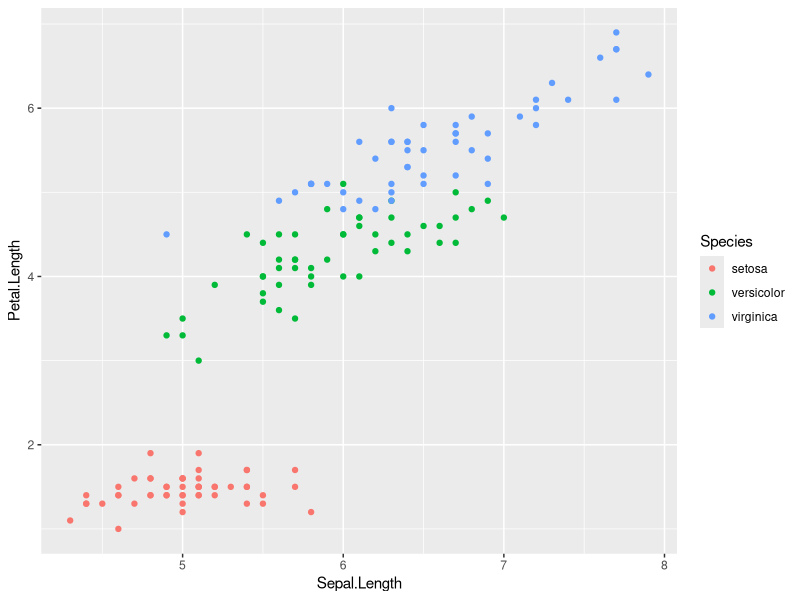
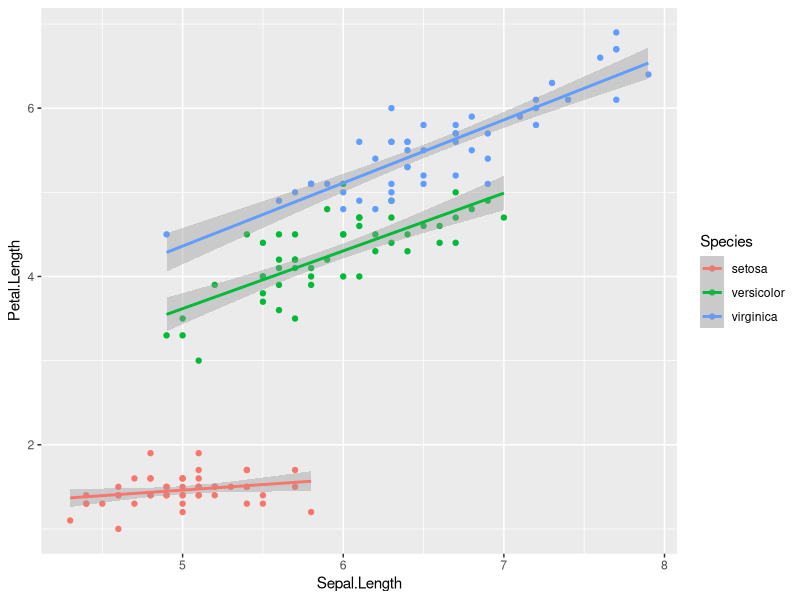

Source code (R) for these figures, in order:
## ---- chunk 1
library(ggplot2)
## ---- chunk 2
data(iris)

ggplot(data = iris, aes( x = Sepal.Length, y = Petal.Length, colour = Species )) + 
  geom_point()
## ---- chunk 3
# You will modify this code, as per description below
ggplot(data = iris, aes( x = Sepal.Length, y = Petal.Length, colour = Species )) + 
  geom_point() +
  geom_smooth(method = "lm")

